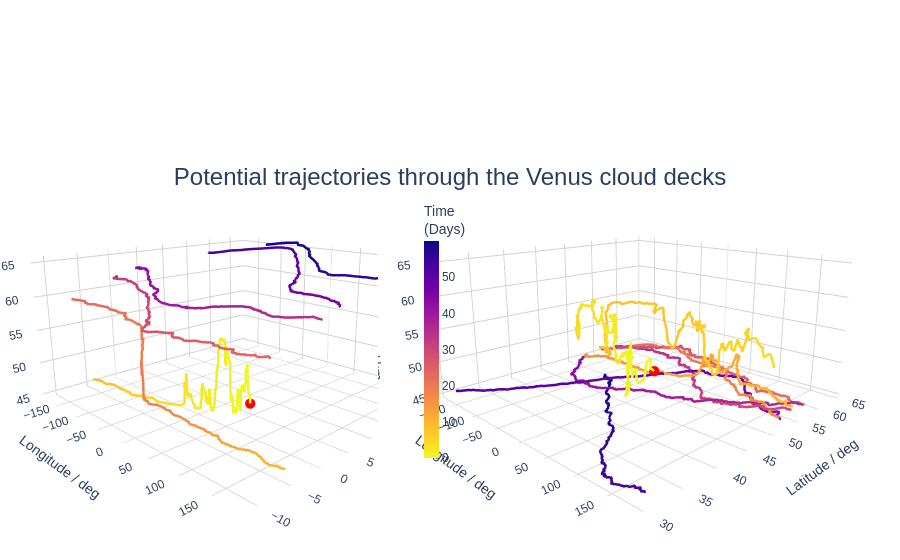

Source (notebook cell):
### Code cell
import xarray as xr
from visualisations import doubletraj, traj3d
ds = xr.open_zarr('outputs/Test.zarr')
doubletraj(ds)          # all trajectories on one 3-D plot

### Figure 1 — Plotly figure (JSON) as saved in the notebook; plotly's stock layout.template omitted (floating-point values rounded to 4 significant figures; data arrays with more than 128 entries replaced by an {"elided": "..."} marker saying what was removed)
{"data": [{"hoverinfo": "skip", "line": {"color": {"elided": "2885 float values"}, "colorscale": [[0, "#f0f921"], [0.1111, "#fdca26"], [0.2222, "#fb9f3a"], [0.3333, "#ed7953"], [0.4444, "#d8576b"], [0.5556, "#bd3786"], [0.6667, "#9c179e"], [0.7778, "#7201a8"], [0.8889, "#46039f"], [1, "#0d0887"]], "showscale": false, "width": 5}, "mode": "lines", "name": "Trajectory -5", "scene": "scene", "type": "scatter3d", "x": {"elided": "2885 float values"}, "y": {"elided": "2885 float values"}, "z": {"elided": "2885 float values"}}, {"hoverinfo": "skip", "marker": {"color": "red", "size": 6, "symbol": "circle"}, "mode": "markers", "scene": "scene", "showlegend": false, "type": "scatter3d", "x": [90], "y": [0], "z": [49]}, {"hoverinfo": "skip", "line": {"color": {"elided": "2888 float values"}, "colorbar": {"len": 0.6, "thickness": 15, "tickfont": {"size": 12}, "title": {"text": "Time<br>(Days)"}, "x": 0.46}, "colorscale": [[0, "#f0f921"], [0.1111, "#fdca26"], [0.2222, "#fb9f3a"], [0.3333, "#ed7953"], [0.4444, "#d8576b"], [0.5556, "#bd3786"], [0.6667, "#9c179e"], [0.7778, "#7201a8"], [0.8889, "#46039f"], [1, "#0d0887"]], "showscale": true, "width": 5}, "mode": "lines", "name": "Trajectory -4", "scene": "scene2", "type": "scatter3d", "x": {"elided": "2888 float values"}, "y": {"elided": "2888 float values"}, "z": {"elided": "2888 float values"}}, {"hoverinfo": "skip", "marker": {"color": "red", "size": 6, "symbol": "circle"}, "mode": "markers", "scene": "scene2", "showlegend": false, "type": "scatter3d", "x": [90], "y": [41.25], "z": [53]}], "layout": {"font": {"family": "Arial"}, "margin": {"b": 0, "l": 0, "r": 0, "t": 100}, "paper_bgcolor": "white", "plot_bgcolor": "white", "scene": {"aspectmode": "manual", "aspectratio": {"x": 1, "y": 1, "z": 0.5}, "bgcolor": "white", "camera": {"center": {"x": 0, "y": 0, "z": 0}, "eye": {"x": 1.3, "y": -1.3, "z": 0.5}, "up": {"x": 0, "y": 0, "z": 1}}, "domain": {"x": [0, 0.54], "y": [0, 1]}, "xaxis": {"backgroundcolor": "white", "gridcolor": "lightgrey", "title": {"text": "Longitude / deg"}}, "yaxis": {"backgroundcolor": "white", "gridcolor": "lightgrey", "title": {"text": "Latitude / deg"}}, "zaxis": {"backgroundcolor": "white", "gridcolor": "lightgrey", "range": [44.32, 65.84], "title": {"text": "Altitude / km"}}}, "scene2": {"aspectmode": "manual", "aspectratio": {"x": 1, "y": 1, "z": 0.5}, "bgcolor": "white", "camera": {"center": {"x": 0, "y": 0, "z": 0}, "eye": {"x": 1.3, "y": -1.3, "z": 0.5}, "up": {"x": 0, "y": 0, "z": 1}}, "domain": {"x": [0.42, 1], "y": [0, 1]}, "xaxis": {"backgroundcolor": "white", "gridcolor": "lightgrey", "title": {"text": "Longitude / deg"}}, "yaxis": {"backgroundcolor": "white", "gridcolor": "lightgrey", "title": {"text": "Latitude / deg"}}, "zaxis": {"backgroundcolor": "white", "gridcolor": "lightgrey", "range": [44.32, 65.84], "title": {"text": "Altitude / km"}}}, "showlegend": false, "title": {"font": {"family": "Arial", "size": 24}, "text": "Potential trajectories through the Venus cloud decks", "x": 0.5, "y": 0.7}}}
